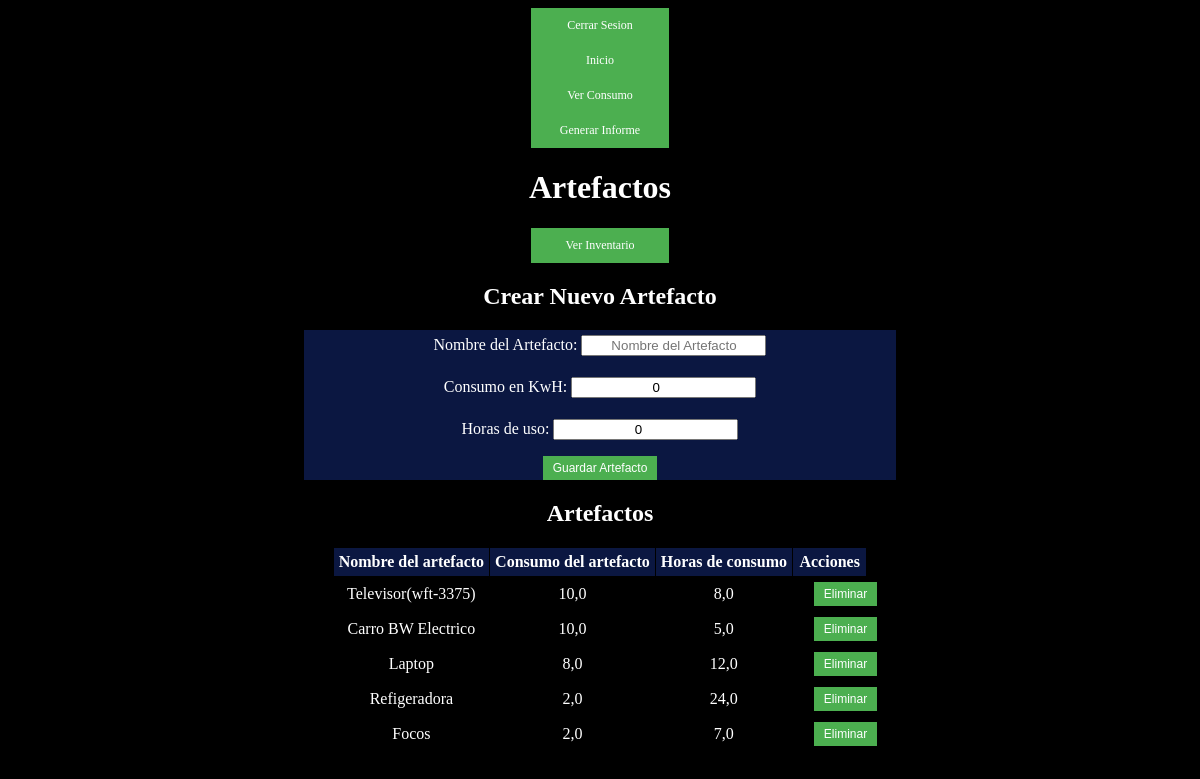
The page /paginaUsuario/inventario/artefactos/ (signed in) on the database as committed earlier.
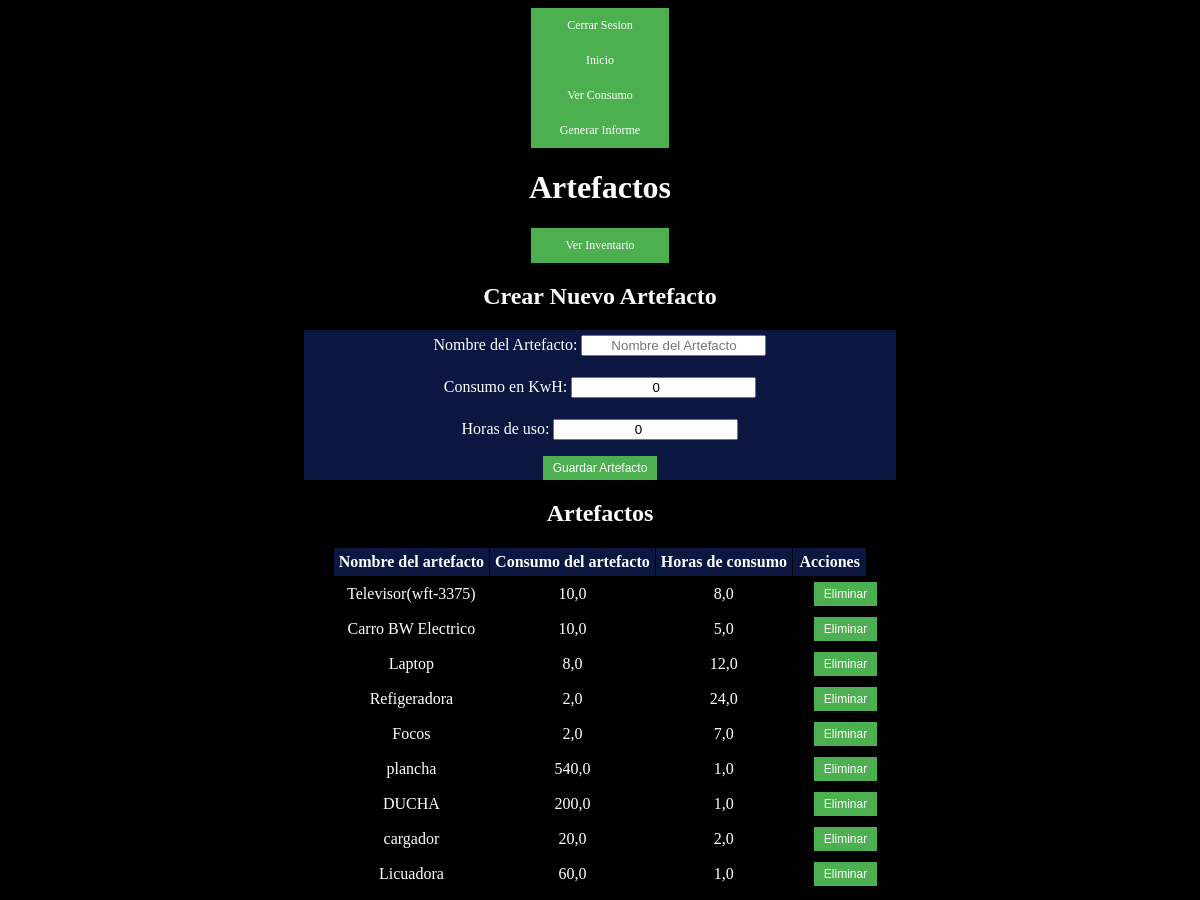
The same page on the database as committed later.
### energy/models.py (models this page shows, shortened)
class Artefactos(models.Model):
    user = models.ForeignKey(User, on_delete=models.CASCADE)
    nombreArtefacto = models.CharField(max_length=20)
    consumoKwH = models.FloatField(default=0)
    horasDeUso = models.FloatField(default=0)

### energy/views.py (the view, shortened to what this page needs)
# urls.py: path('paginaUsuario/inventario/artefactos/', artefacto, name="artefacto"),
def artefacto(request):
    if request.user.is_authenticated:
        artefactos = Artefactos.objects.filter(user=request.user)
        if request.method == 'GET':
            form = ArtefactosForm()
            return render(request, 'energy/home/artefactos.html', {
                'form': form,
                'artefactos': artefactos,
            })
    return render(request, 'energy/home/artefactos.html', {
        'eliminar': eliminarArtefacto,
        })

### energy/forms.py
class ArtefactosForm(forms.ModelForm):
    class Meta:
        model = Artefactos
        fields = ('nombreArtefacto', 'consumoKwH', 'horasDeUso')
        widgets = {
            'nombreArtefacto': forms.TextInput(
                attrs={
                    'placeholder': 'Nombre del Artefacto'
                }
            ),
            'consumoKwH': forms.NumberInput(
                attrs={
                    'placeholder': 'Consumo en KwH'
                }
            ),
            'horasDeUso': forms.NumberInput(
                attrs={
                    'placeholder': 'Horas de uso'
                }
            )
        }
        labels = {
            'nombreArtefacto': 'Nombre del Artefacto',
            'consumoKwH': 'Consumo en KwH',
            'horasDeUso': 'Horas de uso',
        }

### energy/templates/energy/home/artefactos.html (shortened to what this page needs)
<html>
<head>
</head>
<body>
<a href="{% url 'cerrarSesion' %}">Cerrar Sesion</a>
<a href="{% url 'paginaUsuario' %}">Inicio</a>
<a href="{% url 'proyecciones' %}">Ver Consumo</a>
<a href="{% url 'informe' %}">Generar Informe</a>
    <h1>Artefactos</h1>
<a href="{% url 'inventario' %}">Ver Inventario</a>
<h2>Crear Nuevo Artefacto</h2>
<form method="post" action="{% url 'artefacto' %}">
  {{ form.as_p }}
  <button type="submit">Guardar Artefacto</button>
</form>
<h2>Artefactos</h2>
<table>
  <tr>
    <th>Nombre del artefacto</th>
    <th>Consumo del artefacto</th>
    <th>Horas de consumo</th>
    <th>Acciones</th>
  </tr>
  {% for artefacto in artefactos %}
    <tr>
        <td>{{ artefacto.nombreArtefacto }}</td>
        <td>{{ artefacto.consumoKwH }}</td>
        <td>{{ artefacto.horasDeUso }}</td>
        <td>
        <form method="post" action="{% url 'eliminarArtefacto' artefacto.id %}">
          <button type="submit">Eliminar</button>
        </form>
        </td>
  {% endfor %}
</table>
</body>
</html>

Rows that differ between the two databases and show on the page:
added Artefactos: nombreArtefacto "plancha", consumoKwH "540,0", horasDeUso "1,0"
added Artefactos: nombreArtefacto "DUCHA", consumoKwH "200,0", horasDeUso "1,0"
added Artefactos: nombreArtefacto "cargador", consumoKwH "20,0", horasDeUso "2,0"
added Artefactos: nombreArtefacto "Licuadora", consumoKwH "60,0", horasDeUso "1,0"
